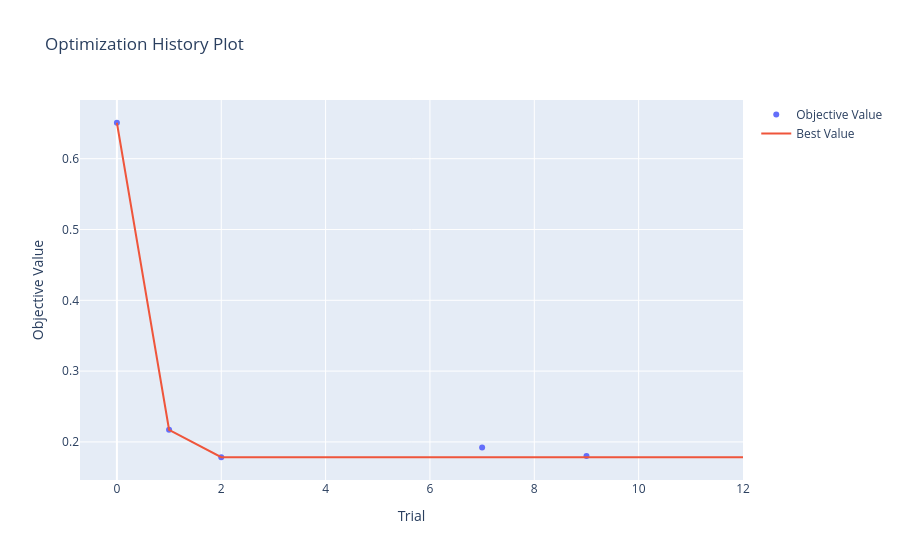
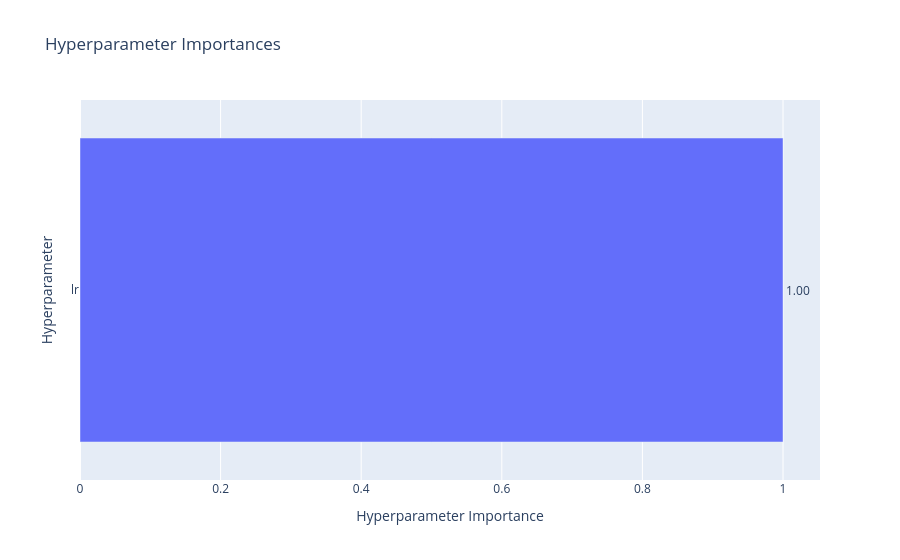
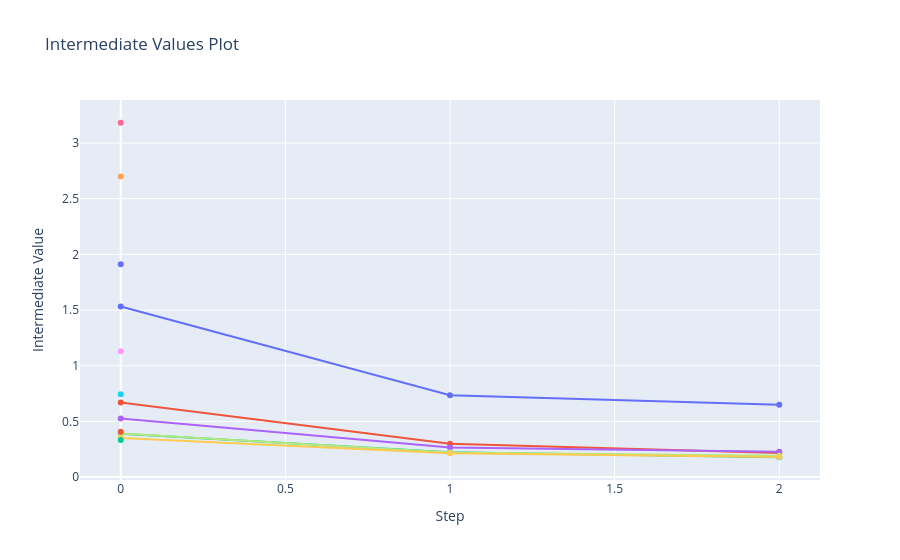
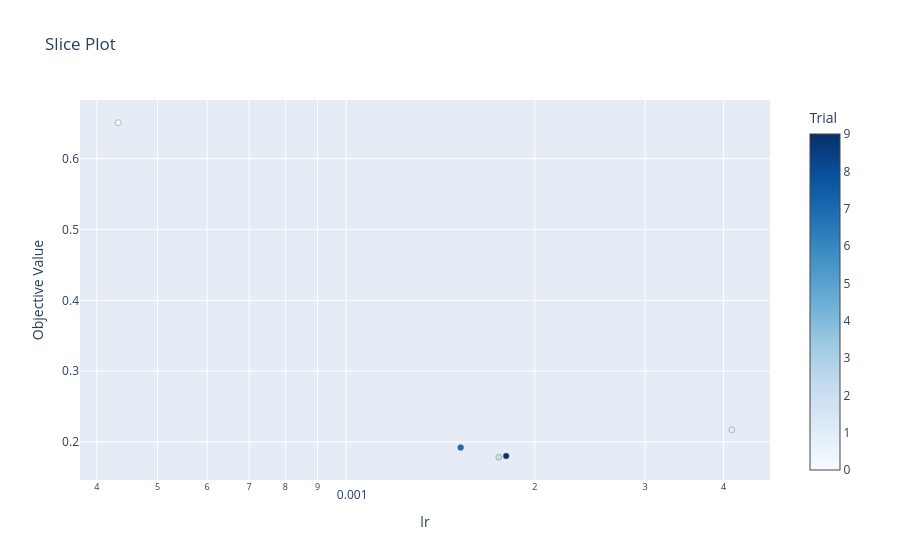

The code cell stored with these charts, in order, in its notebook:
### Code cell
plot_optimization_history(study_qlora).show()   # best validation loss improving over trials
plot_param_importances(study_qlora).show()      # which hyperparameter mattered most
plot_intermediate_values(study_qlora).show()         # learning curve per trial, pruned ones cut short
plot_slice(study_qlora).show()                  # loss vs each hyperparameter's value

### Figure 1 — Plotly figure (JSON) as saved in the notebook; plotly's stock layout.template omitted (floating-point values rounded to 4 significant figures)
{"data": [{"mode": "markers", "name": "Objective Value", "type": "scatter", "x": [0, 1, 2, 7, 9], "y": [0.6508, 0.2171, 0.1783, 0.192, 0.1801]}, {"mode": "lines", "name": "Best Value", "type": "scatter", "x": [0, 1, 2, 3, 4, 5, 6, 7, 8, 9, 10, 11, 12], "y": [0.6508, 0.2171, 0.1783, 0.1783, 0.1783, 0.1783, 0.1783, 0.1783, 0.1783, 0.1783, 0.1783, 0.1783, 0.1783]}, {"marker": {"color": "#cccccc"}, "mode": "markers", "name": "Infeasible Trial", "showlegend": false, "type": "scatter", "x": [], "y": []}], "layout": {"title": {"text": "Optimization History Plot"}, "xaxis": {"title": {"text": "Trial"}}, "yaxis": {"title": {"text": "Objective Value"}}}}

### Figure 2 — Plotly figure (JSON) as saved in the notebook; plotly's stock layout.template omitted (floating-point values rounded to 4 significant figures)
{"data": [{"cliponaxis": false, "hovertemplate": ["lr (FloatDistribution): 1.0<extra></extra>"], "name": "Objective Value", "orientation": "h", "text": ["1.00"], "textposition": "outside", "type": "bar", "x": [1], "y": ["lr"]}], "layout": {"title": {"text": "Hyperparameter Importances"}, "xaxis": {"title": {"text": "Hyperparameter Importance"}}, "yaxis": {"title": {"text": "Hyperparameter"}}}}

### Figure 3 — Plotly figure (JSON) as saved in the notebook; plotly's stock layout.template omitted (floating-point values rounded to 4 significant figures)
{"data": [{"marker": {"maxdisplayed": 10}, "mode": "lines+markers", "name": "Trial0", "type": "scatter", "x": [0, 1, 2], "y": [1.531, 0.7354, 0.6508]}, {"marker": {"maxdisplayed": 10}, "mode": "lines+markers", "name": "Trial1", "type": "scatter", "x": [0, 1, 2], "y": [0.6701, 0.3006, 0.2171]}, {"marker": {"maxdisplayed": 10}, "mode": "lines+markers", "name": "Trial2", "type": "scatter", "x": [0, 1, 2], "y": [0.3883, 0.2232, 0.1783]}, {"marker": {"maxdisplayed": 10}, "mode": "lines+markers", "name": "Trial3", "type": "scatter", "x": [0, 1, 2], "y": [0.5252, 0.2658, 0.2268]}, {"marker": {"maxdisplayed": 10}, "mode": "lines+markers", "name": "Trial4", "type": "scatter", "x": [0], "y": [2.699]}, {"marker": {"maxdisplayed": 10}, "mode": "lines+markers", "name": "Trial5", "type": "scatter", "x": [0], "y": [0.7435]}, {"marker": {"maxdisplayed": 10}, "mode": "lines+markers", "name": "Trial6", "type": "scatter", "x": [0], "y": [3.182]}, {"marker": {"maxdisplayed": 10}, "mode": "lines+markers", "name": "Trial7", "type": "scatter", "x": [0, 1, 2], "y": [0.3916, 0.2208, 0.192]}, {"marker": {"maxdisplayed": 10}, "mode": "lines+markers", "name": "Trial8", "type": "scatter", "x": [0], "y": [1.131]}, {"marker": {"maxdisplayed": 10}, "mode": "lines+markers", "name": "Trial9", "type": "scatter", "x": [0, 1, 2], "y": [0.3509, 0.2133, 0.1801]}, {"marker": {"maxdisplayed": 10}, "mode": "lines+markers", "name": "Trial10", "type": "scatter", "x": [0], "y": [1.911]}, {"marker": {"maxdisplayed": 10}, "mode": "lines+markers", "name": "Trial11", "type": "scatter", "x": [0], "y": [0.4073]}, {"marker": {"maxdisplayed": 10}, "mode": "lines+markers", "name": "Trial12", "type": "scatter", "x": [0], "y": [0.3338]}], "layout": {"showlegend": false, "title": {"text": "Intermediate Values Plot"}, "xaxis": {"title": {"text": "Step"}}, "yaxis": {"title": {"text": "Intermediate Value"}}}}

### Figure 4 — Plotly figure (JSON) as saved in the notebook; plotly's stock layout.template omitted (floating-point values rounded to 4 significant figures)
{"data": [{"marker": {"color": [0, 1, 2, 7, 9], "colorbar": {"title": {"text": "Trial"}, "x": 1, "xpad": 40}, "colorscale": [[0, "rgb(247,251,255)"], [0.125, "rgb(222,235,247)"], [0.25, "rgb(198,219,239)"], [0.375, "rgb(158,202,225)"], [0.5, "rgb(107,174,214)"], [0.625, "rgb(66,146,198)"], [0.75, "rgb(33,113,181)"], [0.875, "rgb(8,81,156)"], [1, "rgb(8,48,107)"]], "line": {"color": "Grey", "width": 0.5}}, "mode": "markers", "name": "Feasible Trial", "showlegend": false, "type": "scatter", "x": [0.0004328, 0.004123, 0.001752, 0.001523, 0.0018], "y": [0.6508, 0.2171, 0.1783, 0.192, 0.1801]}], "layout": {"title": {"text": "Slice Plot"}, "xaxis": {"title": {"text": "lr"}, "type": "log"}, "yaxis": {"title": {"text": "Objective Value"}}}}
